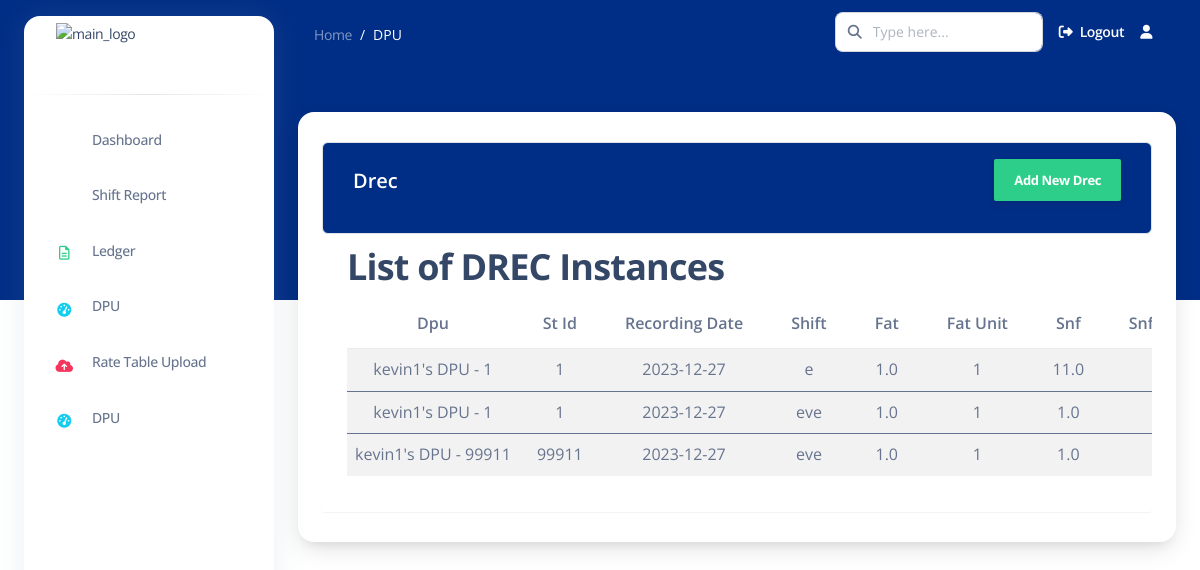
Page /drec/list/ on the earlier database version.
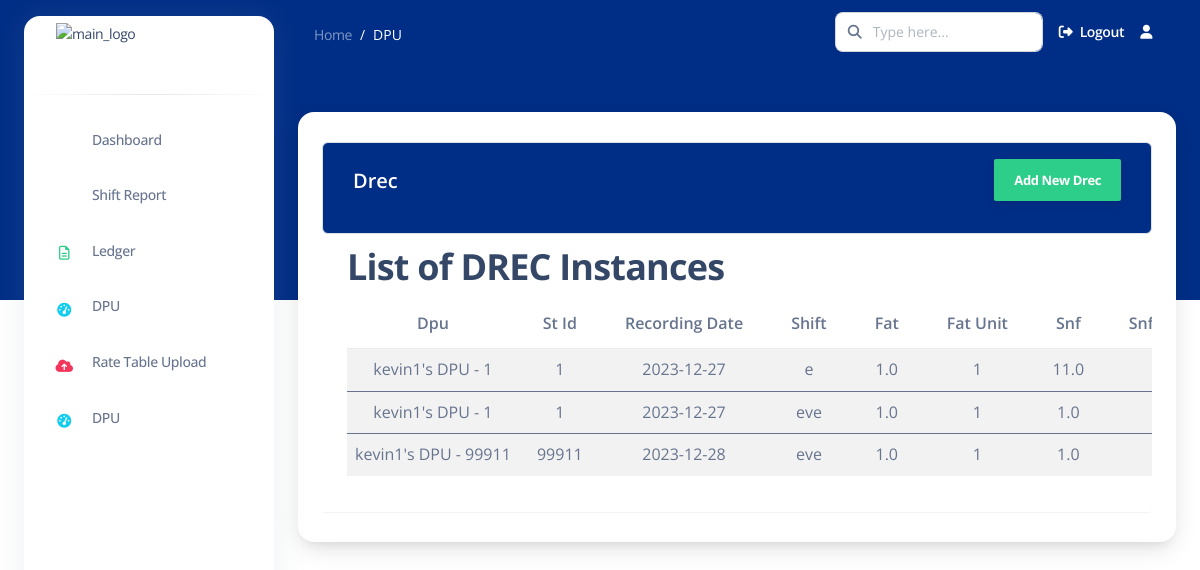
Same page on the later database version.
### apps/common/models.py (models this page shows, shortened)
class DREC(models.Model):
    dpu = models.ForeignKey(DPU, on_delete=models.CASCADE)
    st_id = models.CharField(max_length=50)
    recording_date = models.DateField()
    shift = models.CharField(max_length=50)
    fat = models.FloatField()
    fat_unit = models.CharField(max_length=50)
    snf = models.FloatField()
    snf_unit = models.CharField(max_length=50)
    clr = models.FloatField()
    clr_unit = models.CharField(max_length=50)
    water = models.FloatField()
    water_unit = models.CharField(max_length=50)
    qt = models.FloatField()
    qt_unit = models.CharField(max_length=50)
    rate = models.FloatField()
    amount = models.FloatField()
    camount = models.FloatField()
    csr_no = models.IntegerField()
    crev = models.IntegerField()
    end_tag = models.CharField(max_length=50)
    dpuid = models.CharField(max_length=50)
    data = models.JSONField()
    def formatted_recording_date(self):
        return self.recording_date.strftime("%Y-%m-%d")

class DPU(models.Model):
    user = models.ForeignKey(User, on_delete=models.CASCADE)
    location = models.CharField(max_length=255)
    dpu_id = models.CharField(max_length=50, unique=True)
    society = models.CharField(max_length=255)
    mobile_number = models.CharField(max_length=15)
    owner = models.CharField(max_length=255)
    STATUS_CHOICES = [
        ('active', 'Active'),
        ('deactivated', 'Deactivated'),
    ]
    status = models.CharField(max_length=20, choices=STATUS_CHOICES, default='active')
    def __str__(self):
        return f"{self.user.username}'s DPU - {self.dpu_id}"

### apps/common/views.py (the view)
# urls.py: path('drec/list/', list_drec, name='list_drec'),
def list_drec(request):
    drecs = DREC.objects.all()
    return render(request, 'common/list_drec.html', {'drecs': drecs})

### templates/common/list_drec.html (shortened to what this page needs)
{% extends 'base2.html' %}
{% load static %}
{% load crispy_forms_tags %}
{% block content %}
<nav class="navbar navbar-main navbar-expand-lg px-0 mx-4 shadow-none border-radius-xl " id="navbarBlur"
    data-scroll="false">
    <div class="container-fluid py-1 px-3">
        <nav aria-label="breadcrumb">
            <ol class="breadcrumb bg-transparent mb-0 pb-0 pt-1 px-0 me-sm-6 me-5">
                <li class="breadcrumb-item text-sm"><a class="opacity-5 text-white" href="">Home</a>
                </li>
                <li class="breadcrumb-item text-sm text-white active" aria-current="page">DPU</li>
            </ol>
        </nav>
        <div class="collapse navbar-collapse mt-sm-0 mt-2 me-md-0 me-sm-4" id="navbar">
            <div class="ms-md-auto pe-md-3 d-flex align-items-center">
                <div class="input-group">
                    <span class="input-group-text text-body"><i class="fas fa-search" aria-hidden="true"></i></span>
                    <input type="text" class="form-control" placeholder="Type here...">
                </div>
            </div>
            <ul class="navbar-nav  justify-content-end">
                <li class="nav-item d-flex align-items-center">
                    <a href="{% url 'logout' %}" class="nav-link text-white font-weight-bold px-0">
                        <i class="fa fa-sign-out me-sm-1"></i>
                        <span class="d-sm-inline d-none">Logout</span>
                    </a>
                </li>
                <li class="nav-item dropdown pe-2 px-3 d-flex align-items-center">
                    <a href="javascript:;" class="nav-link text-white p-0" id="dropdownMenuButton"
                        data-bs-toggle="dropdown" aria-expanded="false">
                        <i class="fa fa-user cursor-pointer"></i>
                    </a>
                </li>
            </ul>
        </div>
    </div>
</nav>
<div class="container-fluid mt-5">
    <div class="card o-hidden border-0 shadow-lg mt-5">
        <div class="container">
            <div class="table-wrapper table-responsive">
                <div class="table-title border rounded">
                    <div class="row">
                        <div class="col-sm-6">
                            <h5 class="text-white mt-2"> Drec</h5>
                        </div>
                        <div class="col-md-6">
                            <a href="{% url 'create_drec' %}" class="btn btn-success"> <span>Add New Drec</span></a>
                        </div>
                    </div>
                </div>
                <h2>List of DREC Instances</h2>
                <table class="table table-striped table-hover rounded table-responsive">
                    <thead>
                        <tr>
                            <th>Dpu</th>
                            <th>St id</th>
                            <th>Recording date</th>
                            <th>Shift</th>
                            <th>Fat</th>
                            <th>Fat unit</th>
                            <th>Snf</th>
                            <th>Snf unit</th>
                        </tr>
                    </thead>
                    {% for drec in drecs %}
                    <tbody>
                        <tr class="align-items-center text-align-center rounded">
                            <td>{{ drec.dpu }} </td>
                            <td>{{ drec.st_id }}</td>
                            <td>{{ drec.formatted_recording_date }}</td>
                            <td>{{ drec.shift }}</td>
                            <td>{{ drec.fat }}</td>
                            <td>{{ drec.fat_unit }}</td>
                            <td>{{ drec.snf }}</td>
                            <td>{{ drec.snf_unit }}</td>
                        </tr>
                    </tbody>
                    {% endfor %}
            </div>
        </div>
    </div>
</div>
{% endblock content %}

Differences in the rows shown:
changed DREC "kevin1's DPU - 99911": formatted_recording_date "2023-12-27" → "2023-12-28"
